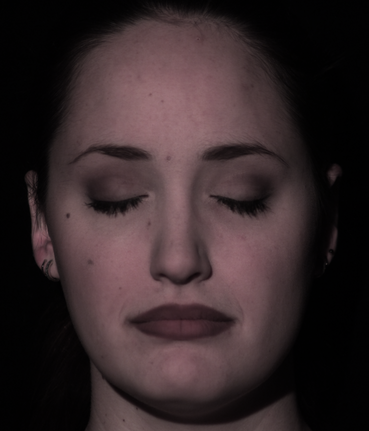
#> input picture hw6/data/input_1.tif, 369 x 431 px
$ python q1.py
#> lines starting #> are read from the running program, lines starting #| are printed output that depends on the picture
# ##################################################################### #
# 16720: Computer Vision Homework 6
# Carnegie Mellon University
# April 27, 2022
# ##################################################################### #

import numpy as np
from matplotlib import pyplot as plt
from skimage.color import rgb2xyz
from utils import plotSurface, integrateFrankot
import os as os
from skimage import io

from PIL import Image
import skimage.color
import cv2 as cv2

def renderNDotLSphere(center, rad, light, pxSize, res):

    """
    Question 1 (b)

    Render a hemispherical bowl with a given center and radius. Assume that
    the hollow end of the bowl faces in the positive z direction, and the
    camera looks towards the hollow end in the negative z direction. The
    camera's sensor axes are aligned with the x- and y-axes.

    Parameters
    ----------
    center : numpy.ndarray
        The center of the hemispherical bowl in an array of size (3,)

    rad : float
        The radius of the bowl

    light : numpy.ndarray
        The direction of incoming light

    pxSize : float
        Pixel size

    res : numpy.ndarray
        The resolution of the camera frame

    Returns
    -------
    image : numpy.ndarray
        The rendered image of the hemispherical bowl
    """

    [X, Y] = np.meshgrid(np.arange(res[0]), np.arange(res[1]))
    X = (X - res[0]/2) * pxSize*1.e-4
    Y = (Y - res[1]/2) * pxSize*1.e-4
    Z = np.sqrt(rad**2+0j-X**2-Y**2)
    X[np.real(Z) == 0] = 0
    Y[np.real(Z) == 0] = 0
    Z = np.real(Z)
    image = None
    # Your code here
    n_vec = np.dstack((X,Y,Z))
    n_norm_factor = np.linalg.norm(n_vec, axis = 2)

    n_vec_norm = np.dstack((X/n_norm_factor, Y/n_norm_factor, Z/n_norm_factor))
    n_vec_norm[np.isnan(n_vec_norm)]=0


    dot_prod = np.sum((n_vec_norm * light), axis = 2)

    image = dot_prod
    print("renderNDotLSphere done")
    return image


def loadData(path = "../data/"):

    """
    Question 1 (c)

    Load data from the path given. The images are stored as input_n.tif
    for n = {1...7}. The source lighting directions are stored in
    sources.mat.

    Parameters
    ---------
    path: str
        Path of the data directory

    Returns
    -------
    I : numpy.ndarray
        The 7 x P matrix of vectorized images

    L : numpy.ndarray
        The 3 x 7 matrix of lighting directions

    s: tuple
        Image shape

    """

    I = None
    L = None
    s = None
    img_path = path + 'input_1.tif'
    temp = Image.open(img_path)
    temp_array = np.array(temp)
    I = np.zeros((0, temp_array.shape[0]*temp_array.shape[1]))
    print ("Shape of I ", I.shape)
    for i in range(1, 8):
        img_path = path + 'input_' + str(i) + '.tif'
        dummy_img_array = np.asarray(Image.open(img_path), dtype = np.uint32)
        dummy_img_colorsp = rgb2xyz(dummy_img_array)
        dummy_vector = dummy_img_colorsp[:, :, 1]
        dummy_vector = dummy_vector.flatten()
        I = np.vstack((I, dummy_vector))
        if i==7:
            r, c, _ = dummy_img_array.shape
            s = [r, c]

    L = np.load(path + 'sources.npy')
    L = L.T

    return I, L, s


# [169 lines left out: functions estimatePseudonormalsCalibrated, estimateAlbedosNormals, displayAlbedosNormals, estimateShape, not called in this run]


if __name__ == '__main__':
    # Part 1(b)
    radius = 0.75 # cm
    center = np.asarray([0, 0, 0]) # cm
    pxSize = 7 # um
    res = (3840, 2160)

    light = np.asarray([1, 1, 1])/np.sqrt(3)
    image = renderNDotLSphere(center, radius, light, pxSize, res)
    plt.figure()
    plt.imshow(image, cmap = 'gray')
    plt.imsave('1b-a.png', image, cmap = 'gray')
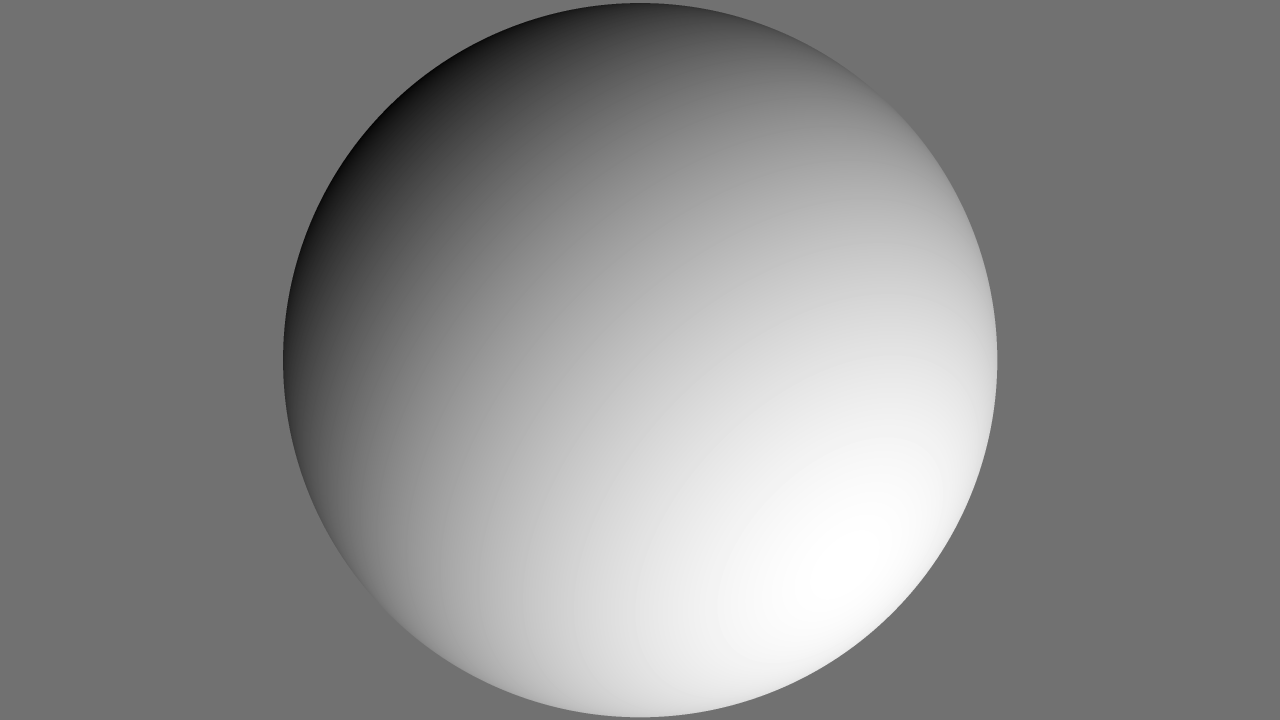
#> saved as 1b-a.png: shape (2160, 3840, 3) (shown at 1/3 size); min 0, max 255, mean 137.2

    light = np.asarray([1, -1, 1])/np.sqrt(3)
    image = renderNDotLSphere(center, radius, light, pxSize, res)
    plt.figure()
    plt.imshow(image, cmap = 'gray')
    plt.imsave('1b-b.png', image, cmap = 'gray')
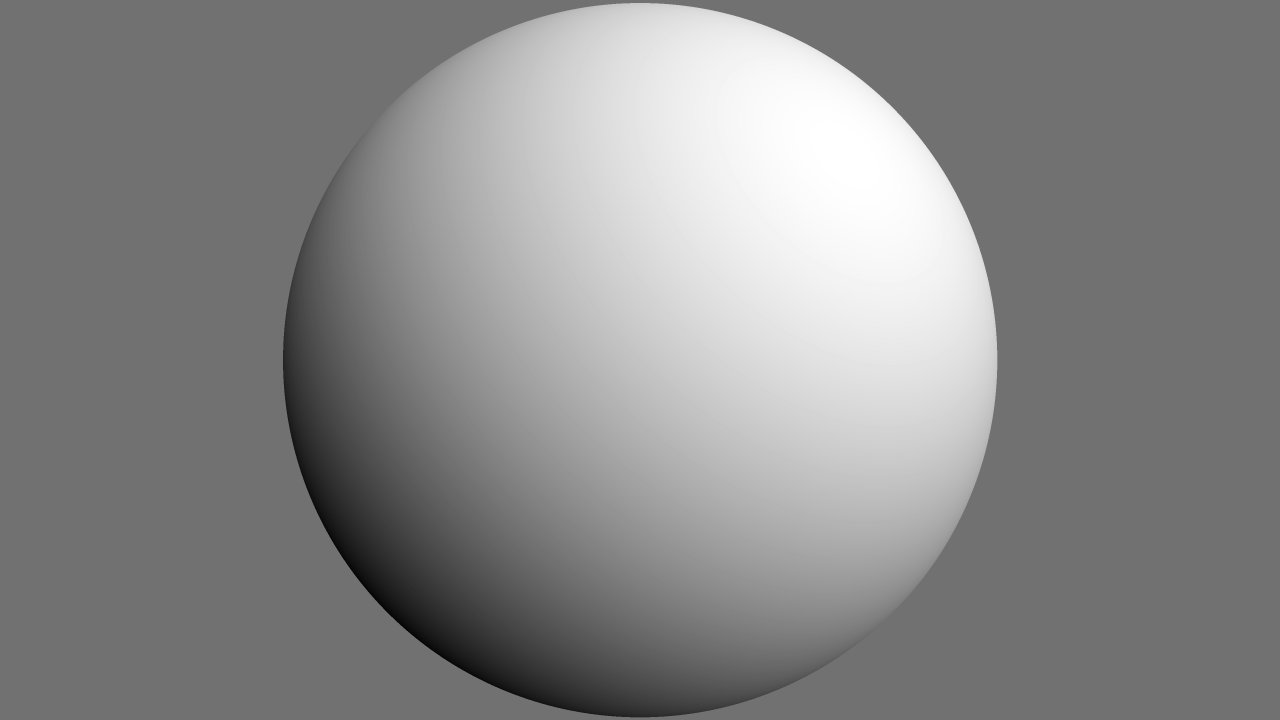
#> saved as 1b-b.png: shape (2160, 3840, 3) (shown at 1/3 size); min 0, max 255, mean 137.2

    light = np.asarray([-1, -1, 1])/np.sqrt(3)
    image = renderNDotLSphere(center, radius, light, pxSize, res)
    plt.figure()
    plt.imshow(image, cmap = 'gray')
    plt.imsave('1b-c.png', image, cmap = 'gray')
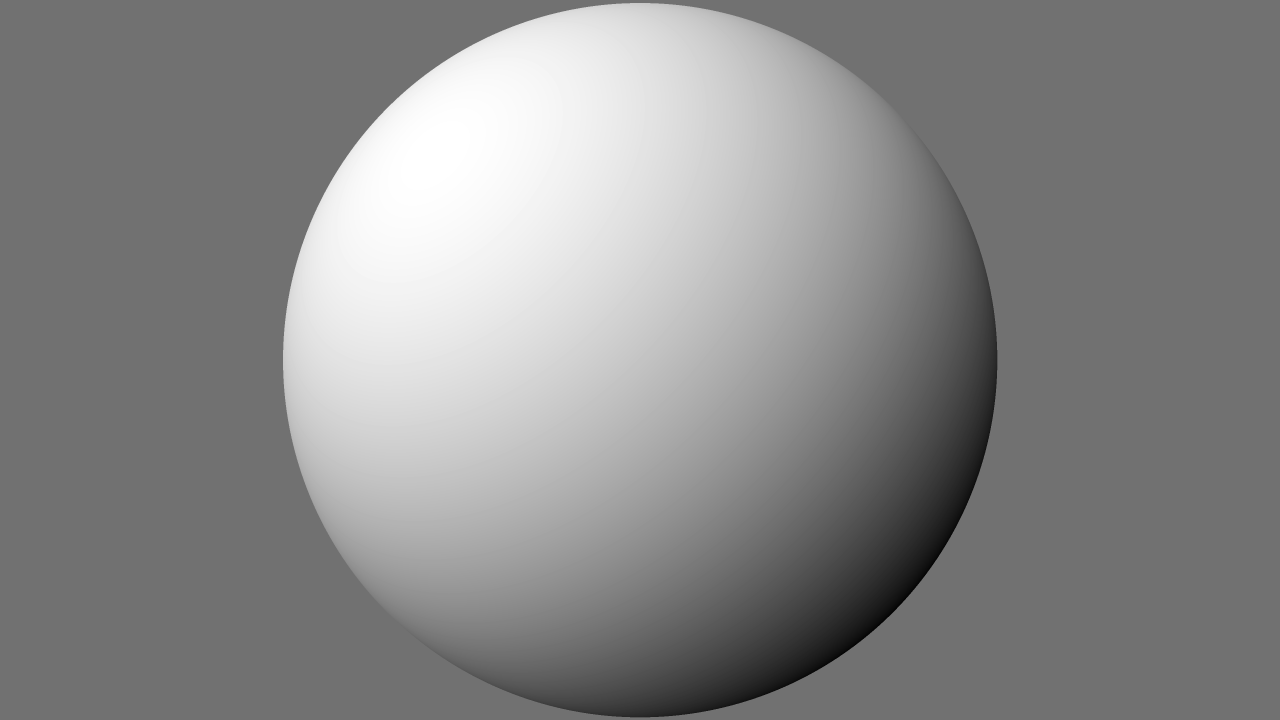
#> saved as 1b-c.png: shape (2160, 3840, 3) (shown at 1/3 size); min 0, max 255, mean 137.2

    # Part 1(c)
    I, L, s = loadData('../data/')
#> in loadData, temp is the input picture: PIL image 369x431 RGB; mean R, G, B 53, 39.8, 41.6
#| Shape of I  (0, 159039)
#> in loadData, `dummy_img_colorsp = rgb2xyz(dummy_img_array)`: dummy_img_colorsp: shape (431, 369, 3) float64; mean of channels 0, 1, 2 7.86e-10, 7.71e-10, 8.16e-10
#> in loadData, `dummy_vector = dummy_img_colorsp[:, :, 1]`:
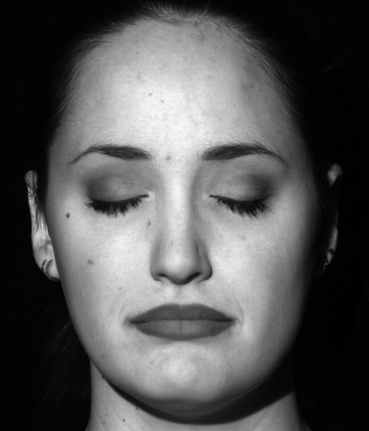
#> dummy_vector: shape (431, 369) float64; min 0, max 2.29e-09, mean 7.71e-10; drawn with min black and max white
#> (the run stopped early here; a loop or call above may not have finished)
